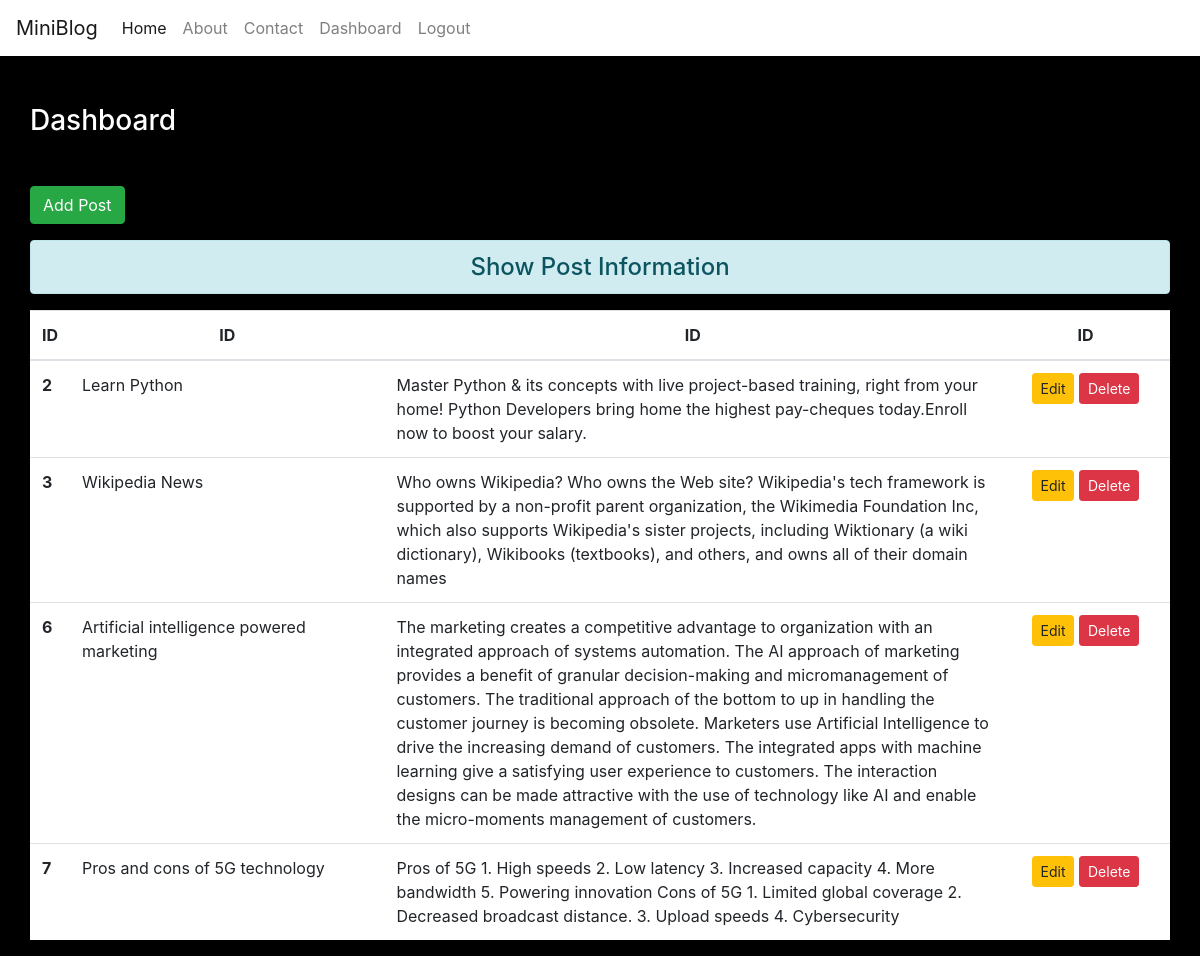
The page /dashboard/ (signed in) on the database its author committed.
### blog/models.py (models this page shows)
class Post(models.Model):
    title = models.CharField(max_length=150)
    desc = models.TextField()

### blog/views.py (the view)
# urls.py: path('dashboard/',views.dashboard, name='dashboard'),
def dashboard(request):
    if request.user.is_authenticated:
        posts = Post.objects.all()
        return render(request, 'blog/dashboard.html',{'posts':posts})
    else:
        return HttpResponseRedirect('/login/')

### blog/templates/blog/dashboard.html (shortened to what this page needs)
{% extends 'blog/base.html' %}
{% load static%}
{%block content%}
<div classs="col-sm-10">
    <h3 class="text-white my-5">Dashboard</h3>
    <a href="{%url 'addpost'%}" class="btn btn-success">Add Post</a>
    <h4 class="text-center alert alert-info mt-3">Show Post Information</h4>
    {%if posts%}
    <table class="table table-hover bg-white">
        <thead>
        <tr class="text-center">
            <th scope="col" style="width:2%">ID</th>
            <th scope="col" style="width:28%">ID</th>
            <th scope="col" style="width:55%">ID</th>
            <th scope="col" style="width:15%">ID</th>
        </tr>
        </thead>
        <tbody>
        {%for post in posts%}
        <tr>
            <th scope="row">{{post.id}}</th>
            <td>{{post.title}}</td>
            <td>{{post.desc}}</td>
            <td class="text-center">
                <a href="{%url 'updatepost' post.id%}" class="btn btn-warning btn-sm">Edit</a>
                <form action="{%url 'deletepost' post.id%}" method="post" class="d-inline">
                    <input type="submit" class="btn btn-danger btn-sm" value="Delete">
                </form>
            </td>
        </tr>
        {%endfor%}
        </tbody>
    </table>
    {%else%}
    <h4 class="text-center alert alert-warning">No Records</h4>
    {% endif %}
</div>
</div>
{%endblock content%}

### blog/templates/blog/base.html (shortened to what this page needs)
<!DOCTYPE html>
{% load static%}
<html lang="en">
<head>
    <link rel="stylesheet" href="{% static 'blog/css/bootstrap.css'%}">
    <link rel="stylesheet" href="{% static 'blog/css/style.css'%}">
</head>
<div>
    {% include 'blog/navbar.html'%}
</div>
<div class="container">
    <div class="row">
        {% block content %}
        {% endblock content %}
    </div>
</body>
</html>

### blog/templates/blog/navbar.html (shortened to what this page needs)
<nav class="navbar navbar-expand-lg navbar-light bg-white">
  <a class="navbar-brand" href="#">MiniBlog</a>
  <div class="collapse navbar-collapse" id="navbarNav">
    <ul class="navbar-nav">
      <li class="nav-item active">
        <a class="nav-link" href="/">Home <span class="sr-only">(current)</span></a>
      </li>
      <li class="nav-item">
        <a class="nav-link" href="{% url 'about' %}">About</a>
      </li>
      <li class="nav-item">
        <a class="nav-link" href="{% url 'contact' %}">Contact</a>
      </li>
      {% if request.user.is_authenticated %}
      <li class="nav-item">
        <a class="nav-link" href="{% url 'dashboard' %}">Dashboard</a>
      </li>
      <li class="nav-item">
        <a class="nav-link" href="{% url 'logout' %}">Logout</a>
      </li>
      {%endif%}
    </ul>
  </div>
</nav>

### rows shown on the page
Post: id "2", title "Learn Python", desc "Master Python & its concepts with live project-based training, right from your home! Python Developers bring home the highest pay-cheques today.Enroll now to boost your salary."
Post: id "3", title "Wikipedia News", desc "Who owns Wikipedia? Who owns the Web site? Wikipedia's tech framework is supported by a non-profit parent organization, the Wikimedia Foundation Inc, which also supports Wikipedia's sister projects, including Wiktionary (a wiki dictionary), Wikibooks (textbooks), and others, and owns all of their domain names"
Post: id "6", title "Artificial intelligence powered marketing", desc "The marketing creates a competitive advantage to organization with an integrated approach of systems automation. The AI approach of marketing provides a benefit of granular decision-making and micromanagement of customers. The traditional approach of the bottom to up in handling the customer journey is becoming obsolete. Marketers use Artificial Intelligence to drive the increasing demand of customers. The integrated apps with machine learning give a satisfying user experience to customers. The interaction designs can be made attractive with the use of technology like AI and enable the micro-moments management of customers."
Post: id "7", title "Pros and cons of 5G technology", desc "Pros of 5G 1. High speeds 2. Low latency 3. Increased capacity 4. More bandwidth 5. Powering innovation Cons of 5G 1. Limited global coverage 2. Decreased broadcast distance. 3. Upload speeds 4. Cybersecurity"
